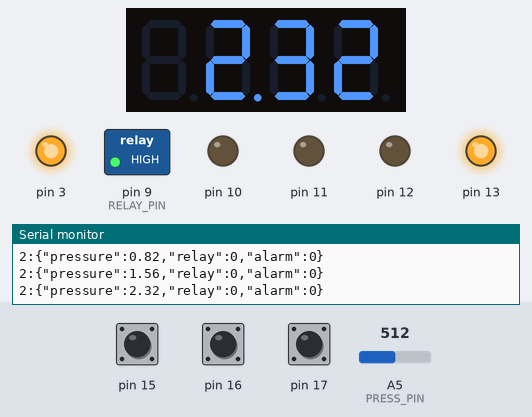
The sketch below on a simulated Arduino Uno, built with avr-gcc and run on an emulated ATmega328P. Parts: 4-digit seven-segment display, switched loads named in the sketch (green lamp = pin HIGH), output pins drawn as LEDs (lit = HIGH), the last lines printed to the serial monitor. The test bench sets the inputs (shaded band); at power-on: pin 15 HIGH, A5 (PRESS_PIN) = 512, pin 16 HIGH, pin 17 HIGH.

Above: at 1.2 s.
1.3 s: pin 15 pulled LOW for 0.15 s
At 1.65 s:
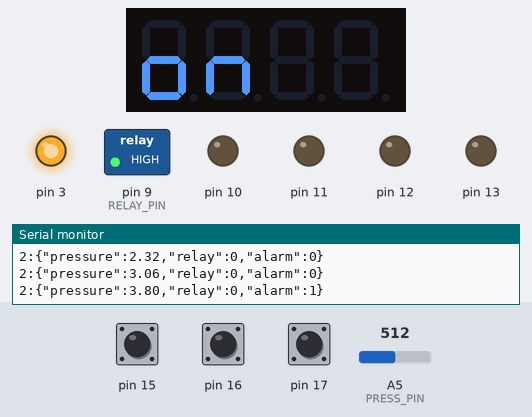
2.0 s: pin 15 pulled LOW for 1 s
At 3.0 s:
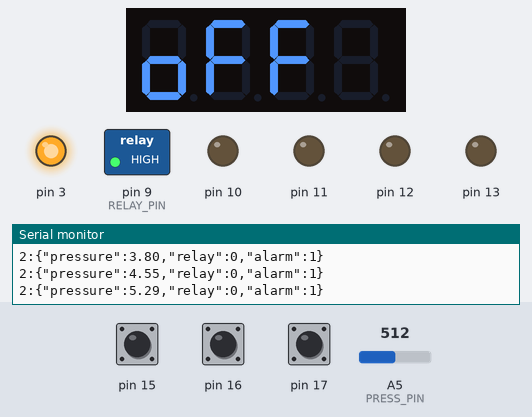
4.7 s: A5 (PRESS_PIN) set to 290
At 4.97 s:
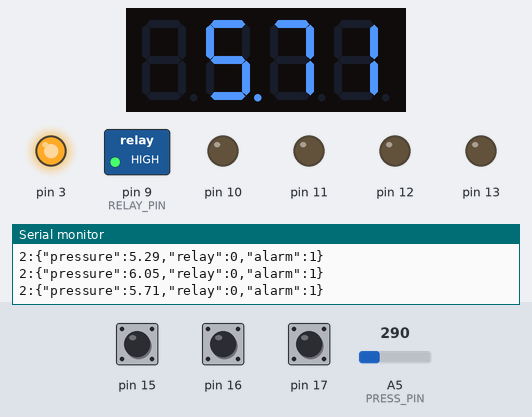
6.3 s: A5 (PRESS_PIN) set to 268
At 7.8 s:
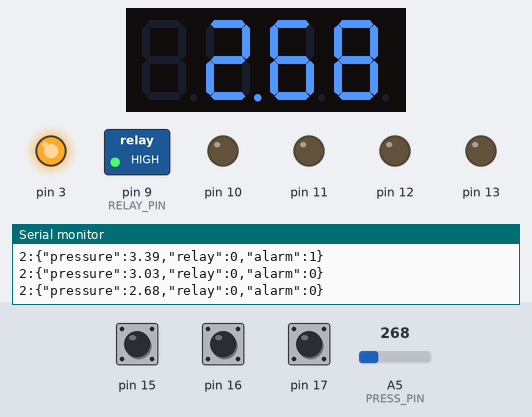
8.0 s: A5 (PRESS_PIN) set to 122
At 8.47 s:
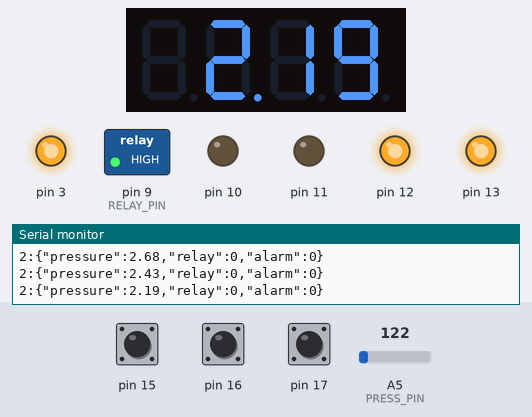
10.0 s: pin 15 pulled LOW for 0.15 s
At 11.15 s:
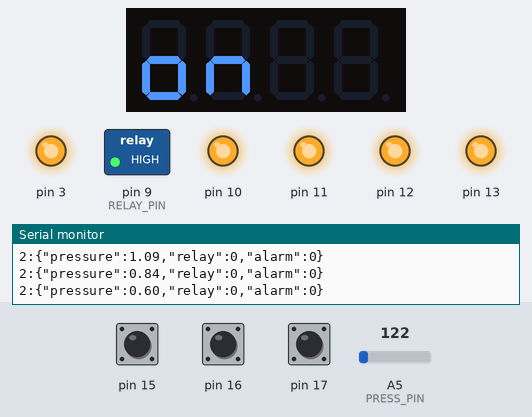
Timing chart, 0 to 11.7 s (numbered marks = the images above; inputs shaded):
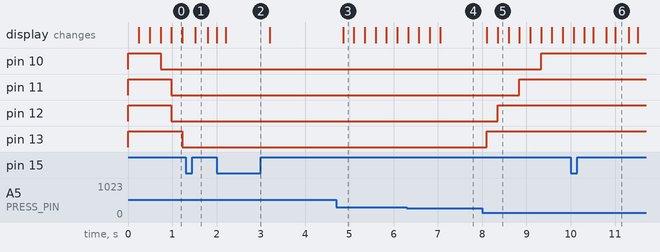

Measured:
- after the input at 1.3 s, the display: changes after 0.21 s (image 1)
- after the input at 2.0 s, the display: first differs from a run without the input after 0.20 s (image 2)
- after the input at 4.7 s, the display: changes after 0.16 s (image 3)
- after the input at 8.0 s, pin 10: LOW → HIGH after 1.3 s; pin 11: LOW → HIGH after 0.84 s; pin 12: LOW → HIGH after 0.35 s; pin 13: LOW → HIGH after 0.11 s; the display: first changes after 0.11 s (image 5 shows a later state)
- after the input at 10.0 s, the display: changes after 0.06 s (image 6)

The sketch:

presostat.ino
```cpp
#include <TimerOne.h>
#include <Wire.h>
#include <MultiFuncShield.h>  // https://www.mpja.com/download/hackatronics-arduino-multi-function-shield.pdf
#include <SoftwareSerial.h>

#define RX_PIN    5
#define TX_PIN    6
#define RELAY_PIN 9
#define PRESS_PIN A5

SoftwareSerial RS485Serial(RX_PIN, TX_PIN);
String prevMsg = "";

const float pressureZero = 97.0; // analog reading of pressure transducer at 0psi
const float pressureMax  = 920.7; // analog reading of pressure transducer at 100psi
const int   sensorMax    = 12;    // Bar value of transducer being used
const int   readStep     = 20;

const float minPress = 1.5;
const float maxPress = 3.0;
const float segment = (maxPress-minPress)/4;
const float segment1 = minPress+segment;
const float segment2 = minPress+segment*2;
const float segment3 = minPress+segment*3;
const float alarmPress = maxPress+segment;

float currentPressure = 0.0;

bool manualOn = false;
bool relayOn = false;

const int numReadings = 10;
int readings[numReadings];      // the readings from the analog input
int readIndex = 0;              // the index of the current reading
int total = 0;                  // the running total
int average = 0;                // the average

void setup() {

  Serial.begin(9600);
  RS485Serial.begin(9600);

  Timer1.initialize();
  MFS.initialize(&Timer1);

  pinMode(RELAY_PIN, OUTPUT);
  digitalWrite(RELAY_PIN, HIGH);

  // 4 short beeps, repeated 1 time
//  MFS.beep(5, // beep for 50 milliseconds
//           5, // silent for 50 milliseconds
//           4, // repeat above cycle 4 times
//           1, // loop 1 time
//           50 // wait 500 milliseconds between loop
//  );

  // initialize the smoothing buffer
  for (int thisReading = 0; thisReading < numReadings; thisReading++) {
    readings[thisReading] = 0;
  }

}

void loop() {

  readSensor();
  handleButtons();

  if(!manualOn) {
    handleLevel();
    MFS.write(currentPressure, 2);
  }

  String msg = "2:{\"pressure\":" + String(currentPressure, 2) +",\"relay\":"+ String(isRelayOn()) +",\"alarm\":" + String(currentPressure >= alarmPress) + "}";
  if(prevMsg != msg) {
    Serial.println(msg);
    RS485Serial.println(msg);
    prevMsg = msg;
  }

  delay(200);
}

void readSensor() {
  total = total - readings[readIndex];
  int v = analogRead(PRESS_PIN);

  // negative values not allowed
  if(v < 0) {
    v = 0;
  }

  // handle read steps to filter out analog hazard
  if(v > (average+readStep) or v < (average-readStep)) {
    readings[readIndex] = v;
  }

//  Serial.println(v);
//  Serial.println(readings[readIndex]);
  total = total + readings[readIndex];

  readIndex = readIndex + 1;
  if (readIndex >= numReadings) {
    readIndex = 0;
  }

  average = total / numReadings;
//  Serial.println(average);
  currentPressure = ((average-pressureZero)*sensorMax)/(pressureMax-pressureZero);
}

void handleLevel() {
  if(currentPressure < minPress) {
    MFS.blinkLeds(LED_ALL, OFF);
    MFS.writeLeds(LED_ALL, OFF);
    handleRelay(true);
  } else if(currentPressure >= minPress and currentPressure < segment1) {
    MFS.writeLeds(LED_4, ON);
    MFS.writeLeds(LED_1 | LED_2 | LED_3, OFF);
    if(isRelayOn()) {
      MFS.blinkLeds(LED_4, ON);
    }
  } else if(currentPressure >= segment1 and currentPressure < segment2) {
    MFS.writeLeds(LED_3 | LED_4, ON);
    MFS.writeLeds(LED_1 | LED_2, OFF);
    if(isRelayOn()) {
      MFS.blinkLeds(LED_3 | LED_4, ON);
    }
  } else if(currentPressure >= segment2 and currentPressure < segment3) {
    MFS.writeLeds(LED_2 | LED_3 | LED_4, ON);
    MFS.writeLeds(LED_1, OFF);
    if(isRelayOn()) {
      MFS.blinkLeds(LED_2 | LED_3 | LED_4, ON);
    }
  } else if(currentPressure >= maxPress) {
    MFS.blinkLeds(LED_ALL, OFF);
    MFS.writeLeds(LED_ALL, ON);
    handleRelay(false);
  } else if(currentPressure >= alarmPress) {
    MFS.blinkLeds(LED_ALL, ON);
    // short beep for 200 milliseconds (non blocking)
    MFS.beep();
    handleRelay(false);
  }
}

void handleButtons() {
  byte btn = MFS.getButton();
  if (btn) {
     byte buttonNumber = btn & B00111111;
     byte buttonAction = btn & B11000000;

//     Serial.print("BUTTON_");
//     Serial.write(buttonNumber + '0');
//     Serial.print("_");

     if (buttonAction == BUTTON_PRESSED_IND) {
//       Serial.println("PRESSED");
       if(buttonNumber == 1) {
         manualOn = !manualOn;
         handleManual();
       }
     } else if (buttonAction == BUTTON_SHORT_RELEASE_IND) {
//       Serial.println("SHORT_RELEASE");
     } else if (buttonAction == BUTTON_LONG_PRESSED_IND) {
//       Serial.println("LONG_PRESSED");
     } else if (buttonAction == BUTTON_LONG_RELEASE_IND) {
//       Serial.println("LONG_RELEASE");
     }
  }
}

void handleManual() {
  if(manualOn) {
    MFS.write("on");
    MFS.blinkDisplay(DIGIT_ALL, ON);
    handleRelay(true);
  } else {
    MFS.blinkDisplay(DIGIT_ALL, OFF);
    MFS.write("off");
    handleRelay(false);
    delay(1000);
    MFS.write("");
  }
}

void handleRelay(bool isEnabled) {
  // smoothing buffer fillup, no relay action meanwhile
  if (millis() < 30000) {
    digitalWrite(RELAY_PIN, HIGH);
    return;
  }

  if(isEnabled) {
    digitalWrite(RELAY_PIN, LOW);
//    delay(2000); // filtering out the pressure spike
  } else {
    digitalWrite(RELAY_PIN, HIGH);
  }
}

bool isRelayOn() {
  return !digitalRead(RELAY_PIN);
}
```
